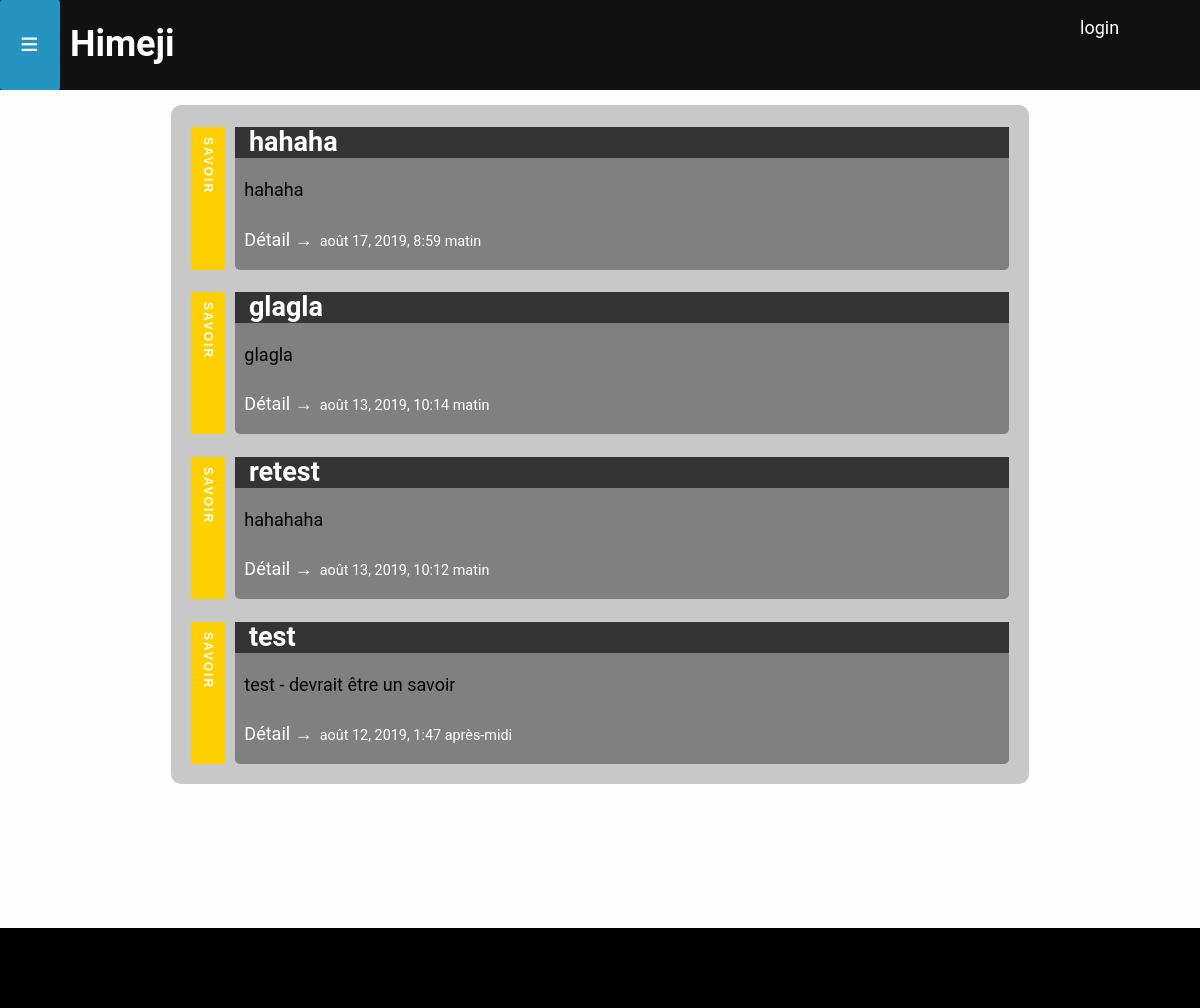
Page /knowledge/ on the earlier database version.
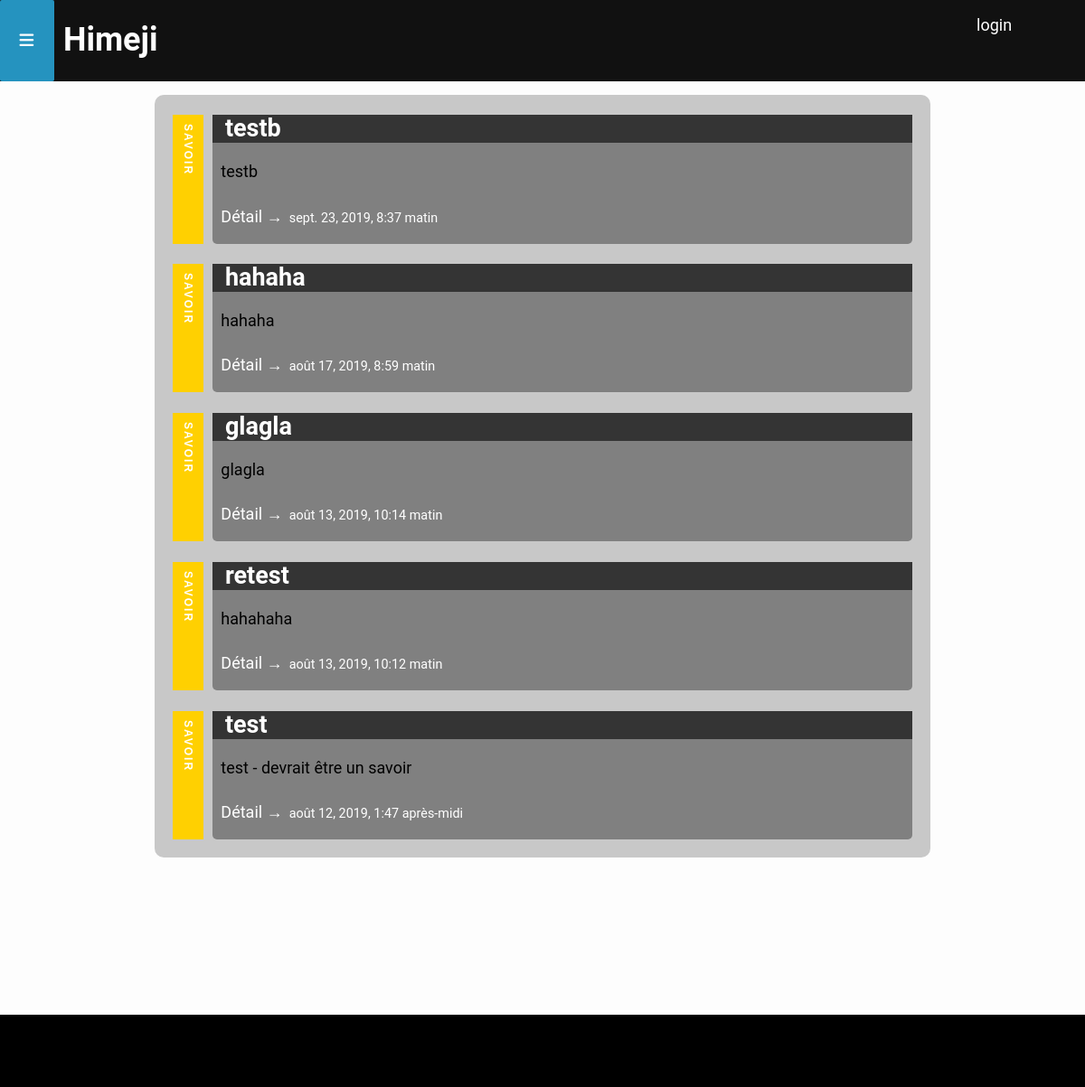
Same page on the later database version.
### website/models.py (models this page shows, shortened)
class Post(models.Model):
    title = models.CharField(max_length=200, unique=True)
    slug = models.SlugField(max_length=200, unique=True, default="")
    content = models.TextField(default="")
    created_on = models.DateTimeField(auto_now_add=True, blank=True)
    updated_on = models.DateTimeField(auto_now=True)
    status = models.IntegerField(choices=STATUS, default=0)
    category = models.CharField(max_length=255, choices=CAT, default=0)
    class Meta:
        ordering = ['-created_on']

### website/views.py (the view)
# urls.py: path('knowledge/', views.KnowledgeList.as_view(), name='knowledge'),
class KnowledgeList(generic.ListView):
    queryset = Post.objects.filter(status=1, category="Savoir").order_by('-created_on')
    template_name = 'knowledge.html'
    paginate_by = 5

### templates/knowledge.html (shortened to what this page needs)
<!DO{% extends "base.html" %}
{% block content %}
<div class="content">
<div class="news-main">
            {% for post in post_list %}
             <aside class="{% if "Savoir" in post.category %}cat-knowledge{% endif %}{% if "News" in post.category %}cat-news{% endif %}"><h4>{{ post.category }}</h4><div class="card">
                    <div class="card-header"><h2 class="card-title">&nbsp;&nbsp;{{ post.title }}</h2></div>
                    <p class="card-text">&nbsp;&nbsp;{{post.content|slice:":200" }}</p>
                    <a href="{% url 'website:post_detail' post.slug  %}" class="btn btn-primary">&nbsp;&nbsp;Détail &rarr;</a><p class="card-date">&nbsp;&nbsp;{{ post.created_on }} </p>
               </div></aside>
            {% endfor %}
</div>
</div>
{%endblock%}

### templates/base.html (shortened to what this page needs)
{% load i18n %} {% language 'fr' %}
<head>
    {% load static %}
    <link rel="stylesheet" href="{% static "/style.css" %}">
	<link rel="stylesheet" href="{% static "/normalize.css" %}" />
</head>
<body>
<div class="grid-container">
    <div class="header">
        <div class="header-line-left">
            <button style="float:left;height:100%;" data-effect="st-effect-1"><i class="fas fa-bars"></i></button>
            <h1 class="title"><a href="{% url 'website:home' %}">Himeji</a></h1>
        </div>
        <div class="header-line-right">
            {% if user.is_authenticated %}
                <p><span style="color:white">Hi {{ user.username }} !</span><a>&nbsp;&nbsp;&nbsp;fr</a></p>
                <p><a href="{% url 'forum:logout' %}">logout</a></p>
            {% else %}
                <p><a href="{%  url 'forum:login' %}">login</a></p>
            {% endif %}
        </div>
    </div>
    <div id="st-container" class="st-container sidebar">
</div>
              {% block content %}{% endblock content %}
</div>
<footer></footer>
</body>
</html>
{% endlanguage %}

### static/css/style.css (style rules this page uses)
*, *::after, *::before { -moz-box-sizing: border-box; box-sizing: border-box; }
html, body, .grid-container { min-height: 100vh; margin: 0; }
a { text-decoration: none; color:white; }
body { font-family: "Roboto", sans-serif; font-size: 18px; background-color: #fdfdfd; }
.title { color:white; left:10px; }
.grid-container * { position: relative; }
.grid-container *:after { position: absolute; top: 0; left: 0; }
.grid-container { display: grid; grid-template-columns: 0.4fr 0fr 2fr 0.4fr; grid-template-rows: 0.2fr 2.2fr 0.4fr; grid-template-areas: "header header header header" "sidebar . content ." "sidebar footer footer footer"; }
.st-container { position: relative; height: auto; }
.header { grid-area: header;background-color:#111111; }
.sidebar { grid-area: sidebar;overflow: visible; }
.content { grid-area: content;background-color:rgba(200,200,200,100);margin-top:15px;margin-bottom:15px;border-radius:10px;transition:all 0.5s ; }
button { border: none; padding: 0.6em 1.2em; background: #289bca; color: #fff; font-family: 'Lato', Calibri, Arial, sans-serif; font-size: 1em; letter-spacing: 1px; text-transform: uppercase; cursor: pointer; display: inline-block; margin: 3px 2px; border-radius: 2px; }
footer { background-color:black;height:10%;width:100%;bottom:0; }
.news-main { margin:20px; }
.card { background-color: grey;border-radius: 5px;padding-bottom:5px;margin-top:20px;height:fit-content; }
.card-header { background-color: #343434;color:white; }
.card-date { display:inline-block;font-size:0.8em;color:white;text-align: right; }
aside { display: block; position: relative; }
aside h4 { font: bold 12px Sans-Serif; letter-spacing: 2px; text-transform: uppercase; color: #fff; padding: 5px 10px; margin: 0 0 10px 0; line-height: 24px; }
.csstransforms .cat-knowledge { border-left-color: #ffd001; }
.csstransforms aside { border-left: 34px solid; padding-left: 10px; }
.csstransforms aside h4 { position: absolute; top: 0; left: 0; background: none; -webkit-transform-origin: 0 0; -moz-transform-origin: 0 0; -ms-transform-origin: 0 0; -o-transform-origin: 0 0; -webkit-transform: rotate(90deg); -moz-transform: rotate(90deg); -ms-transform: rotate(90deg); -o-transform: rotate(90deg); }
.header-line-left { width:90%;display:inline-block; }
.header-line-right { width:10%;display:inline-block;float:right; }

Differences in the rows shown:
added Post: category "SAVOIR", title "testb", content "testb", created_on "sept. 23, 2019, 8:37 matin"
